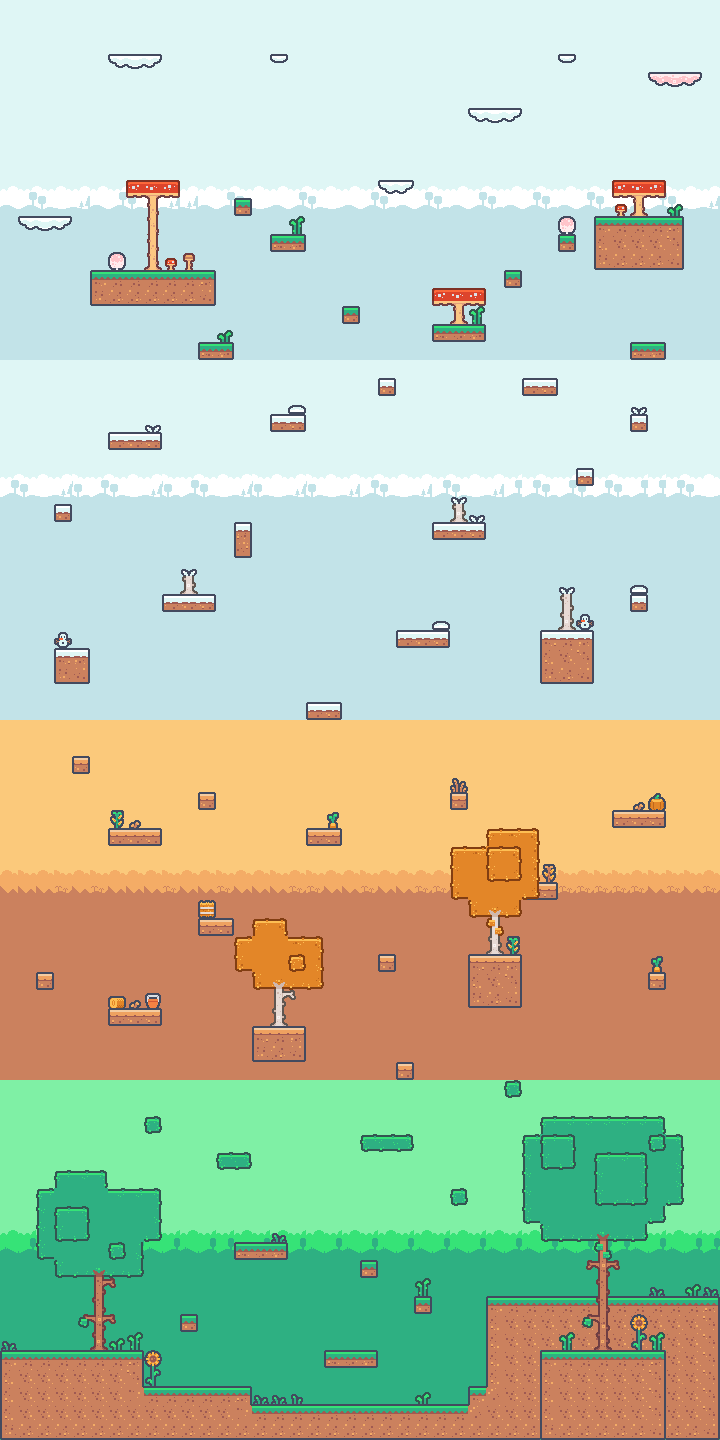

Rendered tile map (Tiled .tmx) drawn with the repository's tilesets; below, a short description and the map source with its tile grids summarised:
An orthogonal 40x80 tile map with 18x18 px tiles, 4 tile layers (Background, Platforms, Trees-Mushrooms-Clouds, Decoration), 4 tilesets and 19 objects (15x coin, 2x flag, end, start).

<map version="1.10" tiledversion="1.11.2" orientation="orthogonal" renderorder="right-down" width="40" height="80" tilewidth="18" tileheight="18" infinite="0" nextlayerid="8" nextobjectid="26">
 <editorsettings>
  <export target="seasonworld.tmj" format="json" />
 </editorsettings>
 <tileset firstgid="1" name="Candy-Platform" tilewidth="18" tileheight="18" tilecount="112" columns="16">
  <image source="tilemap_packed.png" width="288" height="126" />
  <tile id="72">
   <properties>
    <property name="collision" type="bool" value="true" />
   </properties>
  </tile>
  <tile id="73">
   <properties>
    <property name="collision" type="bool" value="true" />
   </properties>
  </tile>
  <tile id="74">
   <properties>
    <property name="collision" type="bool" value="true" />
   </properties>
  </tile>
 </tileset>
 <tileset firstgid="113" name="Main-Platform" tilewidth="18" tileheight="18" tilecount="180" columns="20">
  <image source="tilemap_packed_main.png" width="360" height="162" />
  <tile id="0">
   <properties>
    <property name="collision" type="bool" value="true" />
   </properties>
  </tile>
  <tile id="1">
   <properties>
    <property name="collision" type="bool" value="true" />
   </properties>
  </tile>
  <tile id="2">
   <properties>
    <property name="collision" type="bool" value="true" />
   </properties>
  </tile>
  <tile id="3">
   <properties>
    <property name="collision" type="bool" value="true" />
   </properties>
  </tile>
  <tile id="12">
   <properties>
    <property name="collision" type="bool" value="true" />
   </properties>
  </tile>
  <tile id="13">
   <properties>
    <property name="collision" type="bool" value="true" />
   </properties>
  </tile>
  <tile id="14">
   <properties>
    <property name="collision" type="bool" value="true" />
   </properties>
  </tile>
  <tile id="15">
   <properties>
    <property name="collision" type="bool" value="true" />
   </properties>
  </tile>
  <tile id="16">
   <properties>
    <property name="collision" type="bool" value="true" />
   </properties>
  </tile>
  <tile id="17">
   <properties>
    <property name="collision" type="bool" value="true" />
   </properties>
  </tile>
  <tile id="18">
   <properties>
    <property name="collision" type="bool" value="true" />
   </properties>
  </tile>
  <tile id="19">
   <properties>
    <property name="collision" type="bool" value="true" />
   </properties>
  </tile>
  <tile id="20">
   <properties>
    <property name="collision" type="bool" value="true" />
   </properties>
  </tile>
  <tile id="21">
   <properties>
    <property name="collision" type="bool" value="true" />
   </properties>
  </tile>
  <tile id="22">
   <properties>
    <property name="collision" type="bool" value="true" />
   </properties>
  </tile>
  <tile id="23">
   <properties>
    <property name="collision" type="bool" value="true" />
   </properties>
  </tile>
  <tile id="37">
   <properties>
    <property name="collision" type="bool" value="true" />
   </properties>
  </tile>
  <tile id="38">
   <properties>
    <property name="collision" type="bool" value="true" />
   </properties>
  </tile>
  <tile id="39">
   <properties>
    <property name="collision" type="bool" value="true" />
   </properties>
  </tile>
  <tile id="40">
   <properties>
    <property name="collision" type="bool" value="true" />
   </properties>
  </tile>
  <tile id="41">
   <properties>
    <property name="collision" type="bool" value="true" />
   </properties>
  </tile>
  <tile id="42">
   <properties>
    <property name="collision" type="bool" value="true" />
   </properties>
  </tile>
  <tile id="43">
   <properties>
    <property name="collision" type="bool" value="true" />
   </properties>
  </tile>
  <tile id="57">
   <properties>
    <property name="collision" type="bool" value="true" />
   </properties>
  </tile>
  <tile id="58">
   <properties>
    <property name="collision" type="bool" value="true" />
   </properties>
  </tile>
  <tile id="59">
   <properties>
    <property name="collision" type="bool" value="true" />
   </properties>
  </tile>
  <tile id="60">
   <properties>
    <property name="collision" type="bool" value="true" />
   </properties>
  </tile>
  <tile id="61">
   <properties>
    <property name="collision" type="bool" value="true" />
   </properties>
  </tile>
  <tile id="62">
   <properties>
    <property name="collision" type="bool" value="true" />
   </properties>
  </tile>
  <tile id="63">
   <properties>
    <property name="collision" type="bool" value="true" />
   </properties>
  </tile>
  <tile id="77">
   <properties>
    <property name="collision" type="bool" value="true" />
   </properties>
  </tile>
  <tile id="78">
   <properties>
    <property name="collision" type="bool" value="true" />
   </properties>
  </tile>
  <tile id="79">
   <properties>
    <property name="collision" type="bool" value="true" />
   </properties>
  </tile>
  <tile id="80">
   <properties>
    <property name="collision" type="bool" value="true" />
    <property name="slip" type="bool" value="true" />
   </properties>
  </tile>
  <tile id="81">
   <properties>
    <property name="collision" type="bool" value="true" />
    <property name="slip" type="bool" value="true" />
   </properties>
  </tile>
  <tile id="82">
   <properties>
    <property name="collision" type="bool" value="true" />
    <property name="slip" type="bool" value="true" />
   </properties>
  </tile>
  <tile id="83">
   <properties>
    <property name="collision" type="bool" value="true" />
    <property name="slip" type="bool" value="true" />
   </properties>
  </tile>
  <tile id="100">
   <properties>
    <property name="collision" type="bool" value="true" />
    <property name="slip" type="bool" value="true" />
   </properties>
  </tile>
  <tile id="101">
   <properties>
    <property name="collision" type="bool" value="true" />
    <property name="slip" type="bool" value="true" />
   </properties>
  </tile>
  <tile id="102">
   <properties>
    <property name="collision" type="bool" value="true" />
    <property name="slip" type="bool" value="true" />
   </properties>
  </tile>
  <tile id="103">
   <properties>
    <property name="collision" type="bool" value="true" />
    <property name="slip" type="bool" value="true" />
   </properties>
  </tile>
  <tile id="112">
   <animation>
    <frame tileid="112" duration="100" />
    <frame tileid="111" duration="100" />
    <frame tileid="111" duration="100" />
    <frame tileid="112" duration="100" />
   </animation>
  </tile>
  <tile id="120">
   <properties>
    <property name="collision" type="bool" value="true" />
   </properties>
  </tile>
  <tile id="121">
   <properties>
    <property name="collision" type="bool" value="true" />
   </properties>
  </tile>
  <tile id="122">
   <properties>
    <property name="collision" type="bool" value="true" />
   </properties>
  </tile>
  <tile id="123">
   <properties>
    <property name="collision" type="bool" value="true" />
   </properties>
  </tile>
  <tile id="124">
   <animation>
    <frame tileid="124" duration="360" />
    <frame tileid="124" duration="360" />
    <frame tileid="124" duration="360" />
    <frame tileid="125" duration="360" />
    <frame tileid="125" duration="360" />
    <frame tileid="125" duration="360" />
   </animation>
  </tile>
  <tile id="140">
   <properties>
    <property name="collision" type="bool" value="true" />
   </properties>
  </tile>
  <tile id="141">
   <properties>
    <property name="collision" type="bool" value="true" />
   </properties>
  </tile>
  <tile id="142">
   <properties>
    <property name="collision" type="bool" value="true" />
   </properties>
  </tile>
  <tile id="143">
   <properties>
    <property name="collision" type="bool" value="true" />
   </properties>
  </tile>
  <tile id="151">
   <animation>
    <frame tileid="151" duration="360" />
    <frame tileid="152" duration="360" />
   </animation>
  </tile>
  <tile id="153">
   <properties>
    <property name="collision" type="bool" value="true" />
   </properties>
  </tile>
  <tile id="154">
   <properties>
    <property name="collision" type="bool" value="true" />
   </properties>
  </tile>
  <tile id="155">
   <properties>
    <property name="collision" type="bool" value="true" />
   </properties>
  </tile>
  <tile id="156">
   <properties>
    <property name="collision" type="bool" value="true" />
   </properties>
  </tile>
 </tileset>
 <tileset firstgid="293" name="Backround-Map" tilewidth="18" tileheight="18" tilecount="40" columns="10">
  <image source="tilemap-backgrounds_packed.png" width="192" height="72" />
 </tileset>
 <tileset firstgid="333" name="Farm-Platformer" tilewidth="18" tileheight="18" tilecount="112" columns="16">
  <image source="tilemap_packed_farm.png" width="288" height="126" />
  <tile id="0">
   <animation>
    <frame tileid="72" duration="360" />
    <frame tileid="72" duration="360" />
    <frame tileid="56" duration="360" />
    <frame tileid="56" duration="360" />
   </animation>
  </tile>
  <tile id="13">
   <properties>
    <property name="collision" type="bool" value="true" />
   </properties>
  </tile>
  <tile id="14">
   <properties>
    <property name="collision" type="bool" value="true" />
   </properties>
  </tile>
  <tile id="15">
   <properties>
    <property name="collision" type="bool" value="true" />
   </properties>
  </tile>
  <tile id="29">
   <properties>
    <property name="collision" type="bool" value="true" />
   </properties>
  </tile>
  <tile id="30">
   <properties>
    <property name="collision" type="bool" value="true" />
   </properties>
  </tile>
  <tile id="31">
   <properties>
    <property name="collision" type="bool" value="true" />
   </properties>
  </tile>
  <tile id="45">
   <properties>
    <property name="collision" type="bool" value="true" />
   </properties>
  </tile>
  <tile id="46">
   <properties>
    <property name="collision" type="bool" value="true" />
   </properties>
  </tile>
  <tile id="47">
   <properties>
    <property name="collision" type="bool" value="true" />
   </properties>
  </tile>
  <tile id="56">
   <animation>
    <frame tileid="72" duration="360" />
    <frame tileid="72" duration="360" />
    <frame tileid="56" duration="360" />
    <frame tileid="56" duration="360" />
    <frame tileid="72" duration="360" />
    <frame tileid="72" duration="360" />
    <frame tileid="88" duration="360" />
    <frame tileid="88" duration="360" />
   </animation>
  </tile>
 </tileset>
 <layer id="3" name="Background" width="40" height="80">
  <data>[3200 cells, 3200 non-empty, 36 distinct tile ids]</data>
 </layer>
 <layer id="1" name="Platforms" width="40" height="80">
  <data>[3200 cells, 339 non-empty, 42 distinct tile ids]</data>
 </layer>
 <layer id="2" name="Trees-Mushrooms-Clouds" width="40" height="80">
  <data>[3200 cells, 172 non-empty, 41 distinct tile ids]</data>
 </layer>
 <layer id="4" name="Decoration" width="40" height="80">
  <data>[3200 cells, 72 non-empty, 36 distinct tile ids]</data>
 </layer>
 <objectgroup id="5" name="Coins-End">
  <object id="1" name="coin" gid="264" x="594" y="324" width="18" height="18" />
  <object id="2" name="coin" gid="264" x="576" y="468" width="18" height="18" />
  <object id="3" name="coin" gid="264" x="324" y="234" width="18" height="18" />
  <object id="4" name="coin" gid="264" x="144" y="180" width="18" height="18" />
  <object id="5" name="coin" gid="264" x="126.5" y="54" width="18" height="18" />
  <object id="6" name="coin" gid="264" x="54" y="414" width="18" height="18" />
  <object id="7" name="coin" gid="264" x="342" y="522" width="18" height="18" />
  <object id="8" name="coin" gid="264" x="576" y="468" width="18" height="18" />
  <object id="9" name="coin" gid="264" x="72" y="756.5" width="18" height="18" />
  <object id="10" name="coin" gid="264" x="522" y="828" width="18" height="18" />
  <object id="11" name="coin" gid="264" x="252" y="810" width="18" height="18" />
  <object id="12" name="coin" gid="264" x="504" y="1080" width="18" height="18" />
  <object id="13" name="coin" gid="264" x="666" y="1134" width="18" height="18" />
  <object id="14" name="coin" gid="264" x="54" y="1170" width="18" height="18" />
  <object id="15" name="coin" gid="264" x="342" y="1332" width="18" height="18" />
  <object id="19" name="flag" gid="225" x="667.5" y="54" width="18" height="18" />
  <object id="20" name="end" gid="244" x="667.5" y="72" width="18" height="18" />
  <object id="22" name="flag" gid="225" x="18.5" y="1332" width="18" height="18" />
  <object id="23" name="start" gid="244" x="18.5" y="1350.5" width="18" height="18" />
 </objectgroup>
</map>
